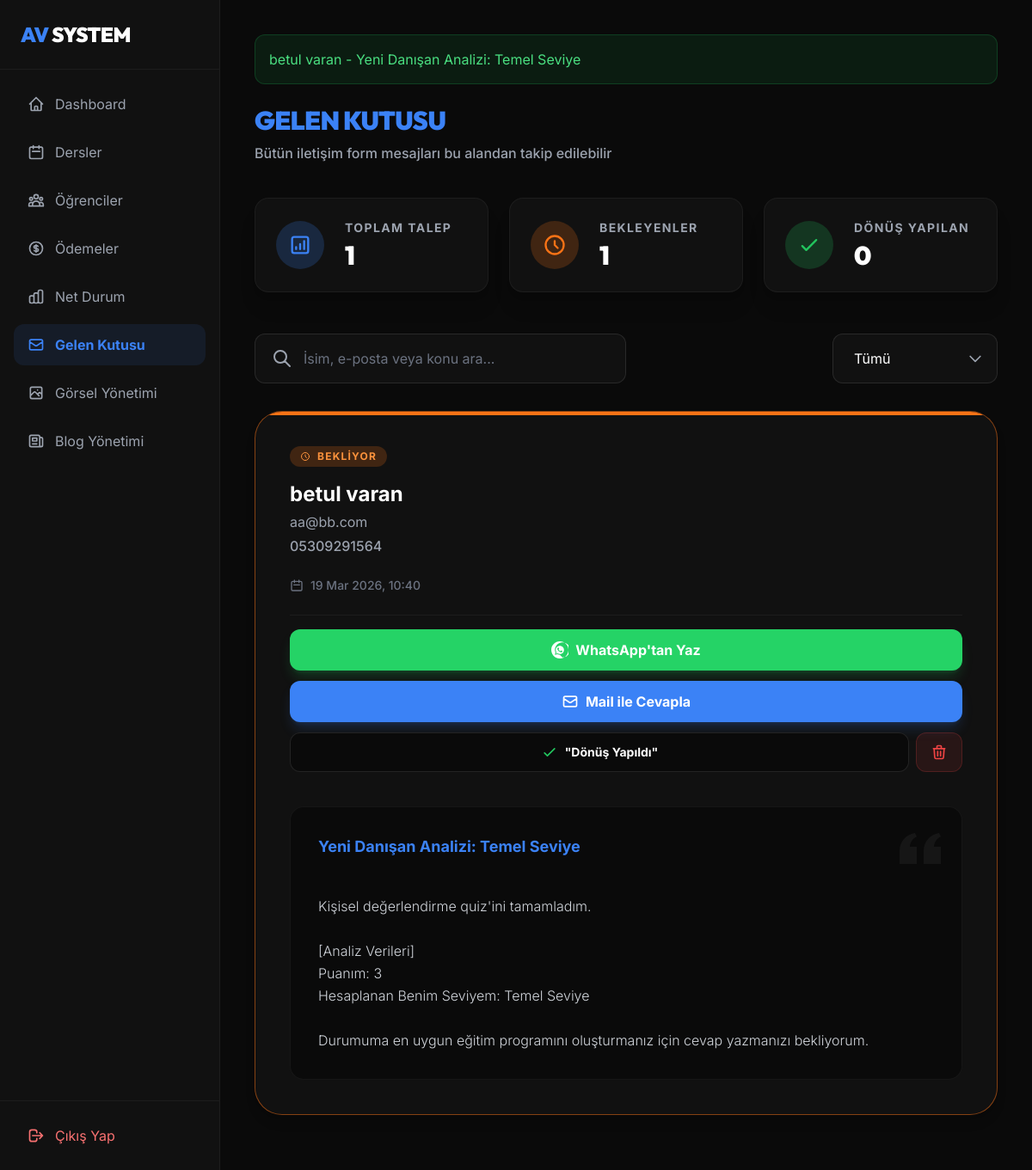
/panel/inbox/ (signed in), run on an earlier commit of the app's database.
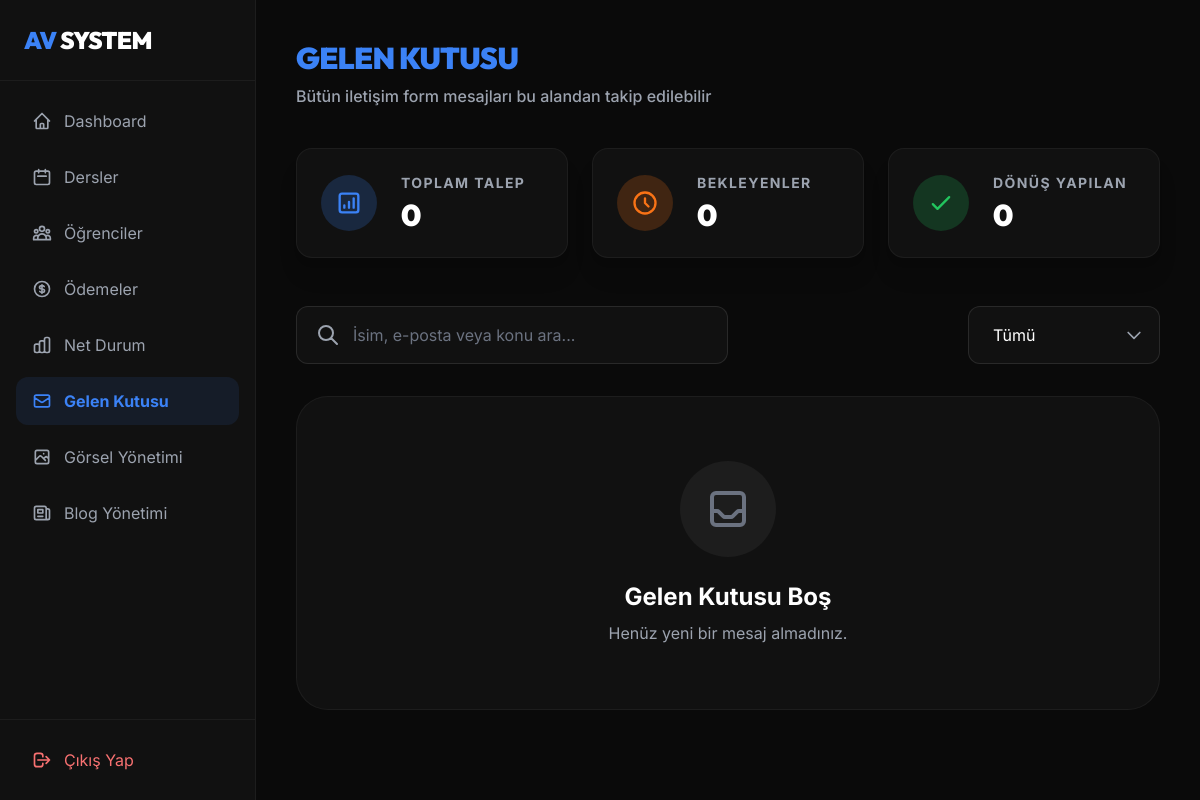
And on a later commit of the database.
### website/models.py (models this page shows)
class ContactMessage(models.Model):
    full_name = models.CharField(max_length=200, verbose_name="Ad Soyad")
    email = models.EmailField(verbose_name="Email")
    phone = models.CharField(max_length=20, blank=True, null=True, verbose_name="Telefon Numarası")
    subject = models.CharField(max_length=200, verbose_name="Konu")
    message = models.TextField(verbose_name="Mesaj")
    device_id = models.CharField(max_length=255, blank=True, null=True, verbose_name="Gizli Cihaz Kimliği")
    is_replied = models.BooleanField(default=False, verbose_name="Dönüş Yapıldı")
    admin_notes = models.TextField(blank=True, null=True, verbose_name="Yönetici Notları (Sadece siz görürsünüz)")
    created_at = models.DateTimeField(auto_now_add=True, verbose_name="Gönderim Tarihi")
    def __str__(self):
        return f"{self.full_name} - {self.subject}"
    class Meta:
        ordering = ['-created_at']
        verbose_name = "Danışan/İletişim Mesajı"
        verbose_name_plural = "Gelen Kutusu (CRM)"

### crm/views.py (the view, shortened to what this page needs)
# urls.py: path('inbox/', views.inbox, name='crm_inbox'),
@login_required(login_url='crm_login')
def inbox(request):
    contact_messages = ContactMessage.objects.all().order_by('-created_at')
    total_messages = contact_messages.count()
    replied_messages = contact_messages.filter(is_replied=True).count()
    pending_messages = total_messages - replied_messages
    q = request.GET.get('q', '').strip()
    status = request.GET.get('status', 'all')
    if status == 'pending':
        contact_messages = contact_messages.filter(is_replied=False)
    elif status == 'replied':
        contact_messages = contact_messages.filter(is_replied=True)
    paginator = Paginator(contact_messages, 5) # 5 messages per page for lazy loading demonstration
    page_number = request.GET.get('page', 1)
    page_obj = paginator.get_page(page_number)
    context = {
        'messages': page_obj.object_list,
        'page_obj': page_obj,
        'total_messages': total_messages,
        'replied_messages': replied_messages,
        'pending_messages': pending_messages,
        'q': q,
        'status': status,
    }
    if request.headers.get('x-requested-with') == 'XMLHttpRequest':
        return render(request, 'crm/partials/_messages_list.html', context)
    return render(request, 'crm/inbox.html', context)

### crm/templates/crm/inbox.html (shortened to what the changed rows need)
{% extends 'crm/base.html' %}
{% block content %}
<div class="mb-10 flex flex-col md:flex-row md:items-center justify-between gap-6">
    <div>
        <h2 class="text-3xl font-heading font-black tracking-tight text-white uppercase"><span
                class="text-accent">GELEN KUTUSU</span></h2>
    </div>
</div>
<div class="grid grid-cols-1 md:grid-cols-3 gap-6 mb-12">
    <div class="bg-secondary border border-white/5 rounded-2xl p-6 shadow-xl flex items-center gap-6">
        <div>
            <h4 class="text-gray-400 text-sm font-bold uppercase tracking-widest mb-1">Toplam Talep</h4>
            <span class="text-3xl font-heading font-black text-white">{{ total_messages }}</span>
        </div>
    </div>
    <div class="bg-secondary border border-white/5 rounded-2xl p-6 shadow-xl flex items-center gap-6">
        <div>
            <h4 class="text-gray-400 text-sm font-bold uppercase tracking-widest mb-1">Bekleyenler</h4>
            <span class="text-3xl font-heading font-black text-white">{{ pending_messages }}</span>
        </div>
    </div>
</div>
<div id="messages-container" class="space-y-6">
    {% if total_messages == 0 and not q and status == 'all' %}
    <div class="bg-secondary border border-white/5 rounded-[2rem] p-16 text-center">
        <div class="w-24 h-24 mx-auto bg-white/5 rounded-full flex items-center justify-center mb-6 text-gray-500">
        </div>
        <h3 class="text-2xl font-bold text-white mb-2">Gelen Kutusu Boş</h3>
        <p class="text-gray-400">Henüz yeni bir mesaj almadınız.</p>
    </div>
    {% elif messages|length == 0 %}
    <div class="bg-secondary border border-white/5 rounded-[2rem] p-16 text-center">
        <h3 class="text-xl font-bold text-white mb-2">Sonuç Bulunamadı</h3>
        <p class="text-gray-400">Arama kriterlerinize uyan mesaj bulunamadı.</p>
    </div>
    {% else %}
    {% include 'crm/partials/_messages_list.html' %}
    {% endif %}
</div>
{% endblock %}

### crm/templates/crm/base.html (shortened to what the changed rows need)
<!DOCTYPE html>
{% load static %}
<html lang="tr" class="scroll-smooth">
<head>
    <script src="https://cdn.tailwindcss.com"></script>
</head>
<body class="antialiased min-h-screen flex text-gray-200">
    {% if request.user.is_authenticated %}
    <aside class="w-64 bg-secondary border-r border-white/5 flex flex-col hidden md:flex sticky top-0 h-screen">
        <div class="p-6 border-b border-white/5">
            <h1 class="text-2xl font-heading font-black tracking-tight text-white uppercase"><span
                    class="text-accent">AV</span> SYSTEM</h1>
        </div>
    </aside>
    <div class="flex-1 flex flex-col min-w-0">
        <main class="flex-1 p-6 md:p-10 overflow-y-auto">
            {% if messages %}
            <div class="mb-6 space-y-2">
                {% for message in messages %}
                <div
                    class="p-4 rounded-xl {% if message.tags == 'error' %}bg-red-500/10 text-red-400 border border-red-500/20{% else %}bg-green-500/10 text-green-400 border border-green-500/20{% endif %}">
                    {{ message }}
                </div>
                {% endfor %}
            </div>
            {% endif %}
            {% block content %}{% endblock %}
        </main>
    </div>
    {% endif %}
</body>
</html>

### crm/templates/crm/partials/_messages_list.html (shortened to what the changed rows need)
{% for msg in messages %}
<div
    class="bg-secondary border {% if msg.is_replied %}border-green-500/20{% else %}border-orange-500/50{% endif %} rounded-[2rem] p-8 md:p-10 shadow-lg relative overflow-hidden group mb-6 message-item">
    <div
        class="absolute top-0 left-0 w-full h-1 {% if msg.is_replied %}bg-green-500/50{% else %}bg-orange-500{% endif %}">
    </div>
    <div class="flex flex-col xl:flex-row gap-10">
        <div class="xl:w-1/3 space-y-6">
            <div>
                <span
                    class="inline-flex items-center gap-2 px-3 py-1 rounded-full text-xs font-bold uppercase tracking-widest mb-4 {% if msg.is_replied %}bg-green-500/20 text-green-400{% else %}bg-orange-500/20 text-orange-400{% endif %}">
                    {% if msg.is_replied %}
                    <svg class="w-3 h-3" fill="none" stroke="currentColor" viewBox="0 0 24 24">
                        <path stroke-linecap="round" stroke-linejoin="round" stroke-width="2" d="M5 13l4 4L19 7"></path>
                    </svg> Dönüş Yapıldı
                    {% else %}
                    <svg class="w-3 h-3 animate-spin" fill="none" stroke="currentColor" viewBox="0 0 24 24">
                        <path stroke-linecap="round" stroke-linejoin="round" stroke-width="2"
                            d="M12 8v4l3 3m6-3a9 9 0 11-18 0 9 9 0 0118 0z"></path>
                    </svg> Bekliyor
                    {% endif %}
                </span>
                <h3 class="text-2xl font-bold text-white mb-1">{{ msg.full_name }}</h3>
                <p class="text-gray-400 mb-1">{{ msg.email }}</p>
                {% if msg.phone %}
                <p class="text-gray-400 font-medium">{{ msg.phone }}</p>
                {% endif %}
            </div>
            <div class="text-sm text-gray-500 font-medium flex items-center gap-2">
                <svg class="w-4 h-4" fill="none" stroke="currentColor" viewBox="0 0 24 24">
                    <path stroke-linecap="round" stroke-linejoin="round" stroke-width="2"
                        d="M8 7V3m8 4V3m-9 8h10M5 21h14a2 2 0 002-2V7a2 2 0 00-2-2H5a2 2 0 00-2 2v12a2 2 0 002 2z">
                    </path>
                </svg>
                {{ msg.created_at|date:"d M Y, H:i" }}
            </div>
            <div class="pt-4 border-t border-white/5 space-y-3">
                {% if msg.phone %}
                <a href="https://wa.me/{{ msg.phone|cut:' '|cut:'+'|cut:'('|cut:')'|cut:'-' }}" target="_blank"
                    class="w-full flex items-center justify-center gap-2 px-4 py-3 bg-[#25D366] hover:bg-[#128C7E] text-white rounded-xl font-bold transition-all shadow-lg shadow-[#25D366]/20">
                    WhatsApp'tan Yaz
                </a>
                {% endif %}
                <a href="mailto:{{ msg.email }}?subject=Re: {{ msg.subject|urlencode }}"
                    class="w-full flex items-center justify-center gap-2 px-4 py-3 bg-accent hover:bg-accent-dark text-white rounded-xl font-bold transition-all shadow-lg shadow-accent/20">
                    <svg class="w-5 h-5" fill="none" stroke="currentColor" viewBox="0 0 24 24">
                        <path stroke-linecap="round" stroke-linejoin="round" stroke-width="2"
                            d="M3 8l7.89 5.26a2 2 0 002.22 0L21 8M5 19h14a2 2 0 002-2V7a2 2 0 00-2-2H5a2 2 0 00-2 2v10a2 2 0 002 2z">
                        </path>
                    </svg>
                    Mail ile Cevapla
                </a>
                <div class="flex gap-2">
                    <form method="POST" action="{% url 'crm_toggle_message' msg.id %}" class="flex-1">
                        <button type="submit"
                            class="w-full h-full flex items-center justify-center gap-2 px-4 py-3 bg-primary hover:bg-white/5 border border-white/10 text-white rounded-xl font-bold transition-all text-sm">
                            {% if msg.is_replied %}
                            <svg class="w-5 h-5 text-gray-400" fill="none" stroke="currentColor" viewBox="0 0 24 24">
                                <path stroke-linecap="round" stroke-linejoin="round" stroke-width="2"
                                    d="M6 18L18 6M6 6l12 12"></path>
                            </svg> "Bekliyor" Yap
                            {% else %}
                            <svg class="w-5 h-5 text-green-500" fill="none" stroke="currentColor" viewBox="0 0 24 24">
                                <path stroke-linecap="round" stroke-linejoin="round" stroke-width="2"
                                    d="M5 13l4 4L19 7"></path>
                            </svg> "Dönüş Yapıldı"
                            {% endif %}
                        </button>
                    </form>
                    <form method="POST" action="{% url 'crm_delete_message' msg.id %}" class="shrink-0"
                        onsubmit="return confirm('Bu mesajı silmek istediğinize emin misiniz?');">
                        <button type="submit"
                            class="h-full flex items-center justify-center px-4 py-3 bg-red-500/10 hover:bg-red-500/20 border border-red-500/20 text-red-500 rounded-xl font-bold transition-all"
                            title="Mesajı Sil">
                            <svg class="w-5 h-5" fill="none" stroke="currentColor" viewBox="0 0 24 24">
                                <path stroke-linecap="round" stroke-linejoin="round" stroke-width="2"
                                    d="M19 7l-.867 12.142A2 2 0 0116.138 21H7.862a2 2 0 01-1.995-1.858L5 7m5 4v6m4-6v6m1-10V4a1 1 0 00-1-1h-4a1 1 0 00-1 1v3M4 7h16">
                                </path>
                            </svg>
                        </button>
                    </form>
                </div>
            </div>
        </div>
        <div class="xl:w-2/3 bg-primary rounded-2xl p-6 md:p-8 border border-white/5 relative">
            <h4 class="text-lg font-bold text-accent mb-4">{{ msg.subject }}</h4>
            <div class="text-gray-300 leading-relaxed whitespace-pre-line font-light">
                {{ msg.message }}
            </div>
        </div>
    </div>
</div>
{% endfor %}

What changed in the data, as far as the page shows it:
removed ContactMessage: full_name+subject "betul varan - Yeni Danışan Analizi: Temel Seviye", is_replied False (drawn), full_name "betul varan", email "aa@bb.com", phone "05309291564", created_at "19 Mar 2026, 10:40", subject "Yeni Danışan Analizi: Temel Seviye", message "Kişisel değerlendirme quiz'ini tamamladım. [Analiz Verileri] Puanım: 3 Hesaplanan Benim Seviyem: Temel Seviye Durumuma en uygun eğitim programını oluşturmanız için cevap yazmanızı bekliyorum."
Also different on the page:
{{ total_messages }}: "1" → "0"
{{ pending_messages }}: "1" → "0"
text now shown: "Gelen Kutusu Boş Henüz yeni bir mesaj almadınız."
